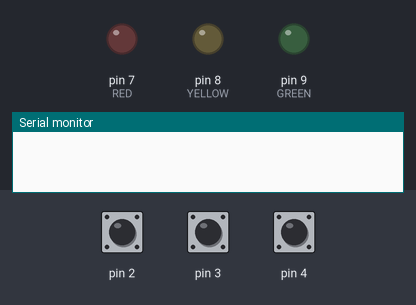
This sketch was run on a simulated Arduino Uno, built with avr-gcc and run on an emulated ATmega328P. On the bench: output pins drawn as LEDs (lit = HIGH), the last lines printed to the serial monitor. Dashed ring = blinking. The test bench sets the inputs (shaded band); at power-on: pin 2 HIGH, pin 3 HIGH, pin 4 HIGH.

Above: at 1.2 s.
1.3 s: pin 2 pulled LOW for 1 s
At 1.75 s:
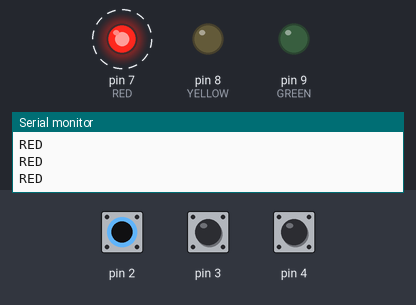
4.3 s: pin 2 pulled LOW for 0.15 s
5.9 s: pin 2 pulled LOW for 3.2 s
At 9.9 s:
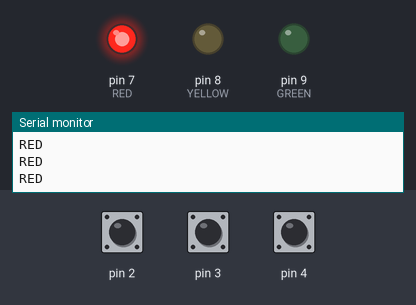
Timing chart, 0 to 11.9 s (numbered marks = the images above; inputs shaded):
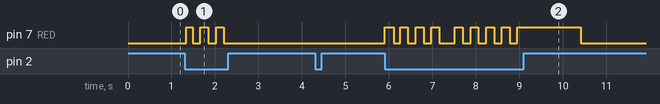

Measured:
- after the input at 1.3 s, pin 7 (RED): alternates HIGH for 0.18 s and LOW for 0.18 s, 6 changes in all, then stays LOW, starting at once
- after the input at 5.9 s, pin 7 (RED): goes 3 × (HIGH 0.21 s, LOW 0.15 s), HIGH 0.18 s, LOW 0.36 s, 4 × (HIGH 0.18 s, LOW 0.18 s), HIGH 1.5 s, then LOW, starting at once

The sketch:

Assignment_9.ino
```cpp
#include <Arduino_FreeRTOS.h>
#include "queue.h"
#include <semphr.h>

#define RED      7
#define YELLOW   8
#define GREEN    9
#define SW1     2
#define SW2     3
#define SW3     4

QueueHandle_t ledque;
SemaphoreHandle_t  MutexA, MutexB;

void setup() {
  Serial.begin(9600);
  ledque = xQueueCreate(10, sizeof(int32_t));
  xTaskCreate(sender, "sender1", 100, SW1, 1, NULL);
  xTaskCreate(sender, "sender2", 100, SW2, 1, NULL);
  xTaskCreate(sender, "sender3", 100, SW3, 1, NULL);
  xTaskCreate(taskRED, "recieverRed", 100, NULL, 1, NULL);
  xTaskCreate(taskYELLOW, "recieverRed", 100, NULL, 1, NULL);
  xTaskCreate(taskGREEN, "recieverRed", 100, NULL, 1, NULL);
  MutexA = xSemaphoreCreateBinary();
  MutexB = xSemaphoreCreateBinary();
  xSemaphoreGive(MutexA);
  xSemaphoreGive(MutexB);
}

void sender (void *pvParameters) {
  BaseType_t qstatus;
  int32_t valueToSend = 0;
  const TickType_t xTicksToWait = pdMS_TO_TICKS(100);
  uint16_t *sw = pvParameters;
  pinMode(sw, INPUT_PULLUP);
  while (1) {
   if (sw == SW1 && !digitalRead(sw) == 1)
    {
      valueToSend = sw;
    }
    else if (!digitalRead(sw) == 0)
    {
      valueToSend = 0;
    }

    if (sw == SW2 && !digitalRead(sw) == 1 && xQueuePeek(MutexA, nullptr,0) && xQueuePeek(MutexB,nullptr,0))
    {
      valueToSend = sw;
    }
    else if (!digitalRead(sw) == 0)
    {
      valueToSend = 0;
    }

    if (sw == SW3 && !digitalRead(sw) == 1 && xQueuePeek(MutexA, nullptr,0))
    {
      valueToSend = sw;
    }
    else if (!digitalRead(sw) == 0)
    {
      valueToSend = 0;
    }
    if (valueToSend) {
      qstatus = xQueueSend(ledque, &valueToSend, xTicksToWait);
      vTaskDelay(10);
    }
  }
}

void taskRED(void *pvParameters) {
  int32_t valueReceived;
  BaseType_t qstatus;
  const TickType_t xTicksToWait = pdMS_TO_TICKS(100);
  bool REDstate = false;
  bool LEDpress = false;
  unsigned long pastTime = 0;
  pinMode(RED, OUTPUT);
  digitalWrite(RED, REDstate);
  while (1) {
    qstatus = xQueueReceive(ledque, &valueReceived, xTicksToWait);
    if (qstatus == pdPASS) {
      if (valueReceived == SW1) {
        Serial.println("RED");
        LEDpress = !LEDpress;
        digitalWrite(RED, !REDstate);
      }
    }

    if (LEDpress && millis() - pastTime >= 3000) {
      Serial.println("JJJ");
      digitalWrite(RED, REDstate);
      LEDpress = false;
      pastTime = millis();
    }


    if (LEDpress == false) {
      digitalWrite(RED, REDstate);
    }

    if(digitalRead(RED))
    {
      xSemaphoreTake(MutexA,0);
    }
    else
    {
      xSemaphoreGive(MutexA);
    }
  }
}

void taskGREEN(void *pvParameters) {
  int32_t valueReceived;
  unsigned long pastTime = 0;
  BaseType_t qstatus;
  const TickType_t xTicksToWait = pdMS_TO_TICKS(100);
  int LEDstate = 0;
  bool LEDpress = false;
  pinMode(GREEN, OUTPUT);
  digitalWrite(GREEN, LEDstate);
  while (1) {
    qstatus = xQueueReceive(ledque, &valueReceived, xTicksToWait);
    if (qstatus == pdPASS) {
      if (valueReceived == SW3) {
        Serial.println("GREEN");
        LEDpress = !LEDpress;
        digitalWrite(GREEN, !LEDstate);
      }
    }
    if (LEDpress && millis() - pastTime >= 3000) {
      Serial.println("JJJ");
      digitalWrite(GREEN, LEDstate);
      LEDpress = false;
      pastTime = millis();
    }
    if (LEDpress == false) {
      digitalWrite(GREEN, LEDstate);
    }

    if(digitalRead(GREEN))
    {
      xSemaphoreTake(MutexB,0);
    }
    else
    {
      xSemaphoreGive(MutexB);
    }
  }
}

void taskYELLOW(void *pvParameters) {
  int32_t valueReceived;
  BaseType_t qstatus;
  const TickType_t xTicksToWait = pdMS_TO_TICKS(100);
  int LEDstate = 0;
  pinMode(YELLOW, OUTPUT);
  digitalWrite(YELLOW, LEDstate);
  while (1) {
    qstatus = xQueueReceive(ledque, &valueReceived, xTicksToWait);
    if (qstatus == pdPASS) {
      if (valueReceived == SW2) {
        Serial.println("YELLOW");
        digitalWrite(YELLOW, !LEDstate);

        vTaskDelay(pdMS_TO_TICKS(500));
        digitalWrite(YELLOW, LEDstate);

        vTaskDelay(pdMS_TO_TICKS(500));
        digitalWrite(YELLOW, !LEDstate);

        vTaskDelay(pdMS_TO_TICKS(500));
        digitalWrite(YELLOW, LEDstate);
        vTaskDelay(pdMS_TO_TICKS(500));
      }
    }
  }
}

void loop() {}
```
